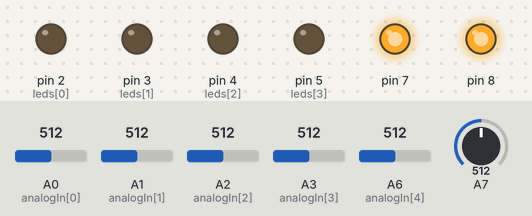
Simulated run of this sketch. Board: Arduino Nano, built with avr-gcc and run on an emulated ATmega328P. Shown: output pins drawn as LEDs (lit = HIGH). The inputs (shaded band) are chosen by the test bench; at power-on: A7 = 512, A0 (analogIn[0]) = 512, A1 (analogIn[1]) = 512, A2 (analogIn[2]) = 512, A3 (analogIn[3]) = 512, A6 (analogIn[4]) = 512.

Above: at 1.2 s.
1.3 s: A7 set to 888
2.8 s: A7 set to 909
At 4.0 s:
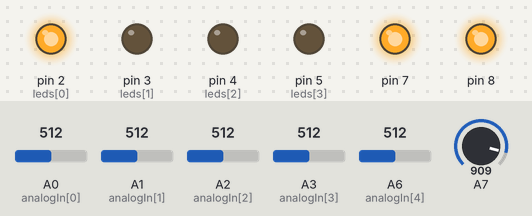
4.3 s: A7 set to 937
At 5.3 s:
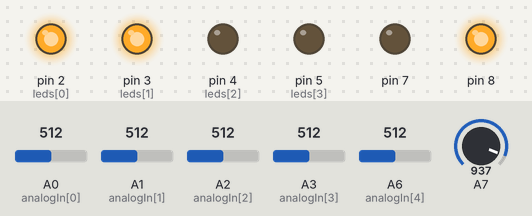
5.8 s: A7 set to 980
At 6.5 s:
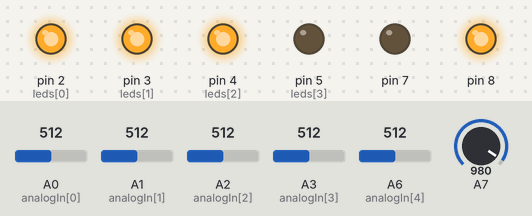
7.3 s: A7 set to 1009
At 7.6 s:
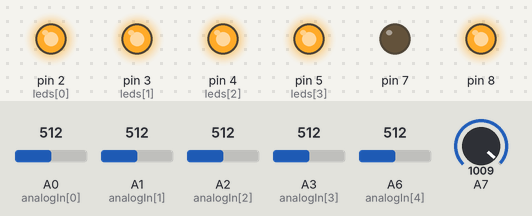
8.8 s: A7 set to 993
At 9.9 s:
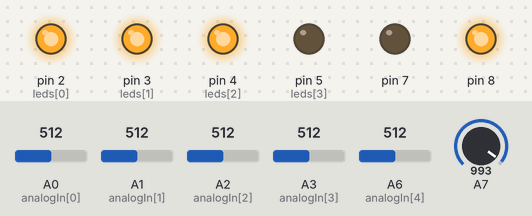
Timing chart, 0 to 11.3 s (numbered marks = the images above; inputs shaded):
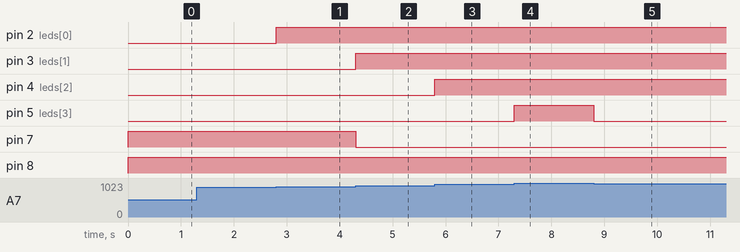

Measured:
- the behaviour switches between 896 and 897 on A7 (found by bisection; images 0 and 1)
- the behaviour switches between 965 and 966 on A7 (found by bisection; images 2 and 3)
- the behaviour switches between 1002 and 1003 on A7 (found by bisection; images 3 and 4)
- after the input at 1.3 s, every drawn part: stays the same
- after the input at 2.8 s, pin 2 (leds[0]): LOW → HIGH at once
- after the input at 4.3 s, pin 3 (leds[1]): LOW → HIGH at once; pin 7: HIGH → LOW at once
- after the input at 5.8 s, pin 4 (leds[2]): LOW → HIGH at once
- after the input at 7.3 s, pin 5 (leds[3]): LOW → HIGH at once
- after the input at 8.8 s, pin 5 (leds[3]): HIGH → LOW at once

The sketch:

lipoBattery_thermalcontroll.ino
```cpp
float analogIn[]={A0,A1,A2,A3,A6};
float analogVal[]={0,0,0,0,0};
int leds[]= {2,3,4,5};
int state=0;
float sagTemp=0, solTemp=0, onTemp=0, arkaTemp=0, ustTemp=0, bataryCharge=0;

void thermalDetect() {
  for(int i=0; i<5;i++) {
    analogVal[i]= analogRead(analogIn[i]);
    analogVal[i]=analogVal[i] * 4.88 / 10;
  }
  sagTemp=analogVal[0]; onTemp=analogVal[1]; solTemp=analogVal[2]; arkaTemp=analogVal[3]; ustTemp=analogVal[4];
}

void cargelevel() {
  if(bataryCharge<896.148) state=1;
  else if(bataryCharge>=896.148 && bataryCharge<927.861) state=2;
  else if(bataryCharge>=927.861 && bataryCharge<965.574) state=3;
  else if(bataryCharge>=965.574 && bataryCharge<1003) state=4;
  else state=5;
  switch(state) {
    case 1:
      digitalWrite(2,LOW);
      digitalWrite(3,LOW);
      digitalWrite(4,LOW);
      digitalWrite(5,LOW);
      break;
    case 2:
      digitalWrite(2,HIGH);
      digitalWrite(3,LOW);
      digitalWrite(4,LOW);
      digitalWrite(5,LOW);
      break;
    case 3:
      digitalWrite(2,HIGH);
      digitalWrite(3,HIGH);
      digitalWrite(4,LOW);
      digitalWrite(5,LOW);
      break;
    case 4:
      digitalWrite(2,HIGH);
      digitalWrite(3,HIGH);
      digitalWrite(4,HIGH);
      digitalWrite(5,LOW);
      break;
    case 5:
      digitalWrite(2,HIGH);
      digitalWrite(3,HIGH);
      digitalWrite(4,HIGH);
      digitalWrite(5,HIGH);
      break;

  }
}
void setup() {
  // put your setup code here, to run once:
  Serial.begin(115200);
  pinMode(8,OUTPUT);
  pinMode(7,OUTPUT);
  for(int i=0;i<4;i++){
    pinMode(leds[i],OUTPUT);
  }
  digitalWrite(8,LOW);
  digitalWrite(7,LOW);

}

void loop() {
  // put your main code here, to run repeatedly:
  bataryCharge= analogRead(A7);
  cargelevel();
  if(bataryCharge<910.17)
    digitalWrite(7,HIGH);
  else
    digitalWrite(7,LOW);
  thermalDetect();
  if(sagTemp>60 || solTemp>60 || onTemp>60 || arkaTemp>60) {
    if(ustTemp>60) {
        digitalWrite(8,HIGH);
    }

  }
  else
    digitalWrite(8,LOW);


}
```
